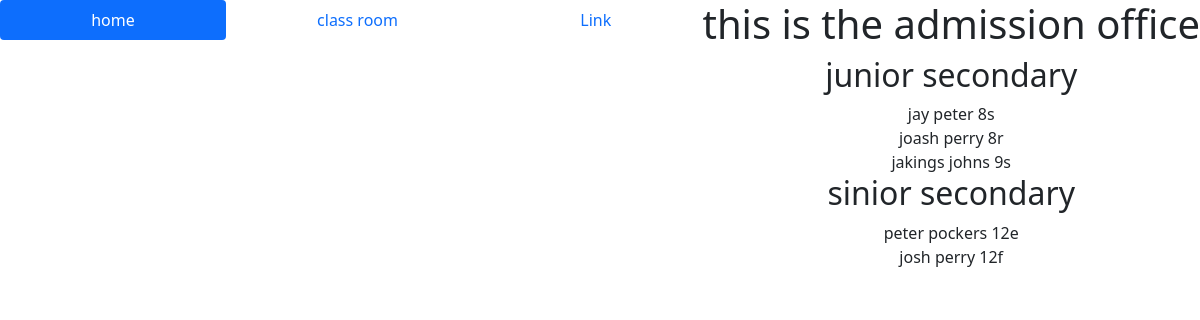
The app's page /Admission_office/ with its own data.
### administration/models.py (models this page shows, shortened)
class school_recordsJ(models.Model):
	firstname = models.CharField(max_length=40)
	lastname = models.CharField(max_length=40)
	Class = models.CharField(max_length=3)
	Examnumber= models.CharField(User,max_length=12,primary_key=True,)
	g7 = models.CharField(max_length=3)

class school_recordsS(models.Model):
	firstname = models.CharField(max_length=40)
	lastname = models.CharField(max_length=40)
	Class = models.CharField(max_length=3)
	Examnumber= models.CharField(User,max_length=12, primary_key=True)
	g9 = models.CharField(max_length=3)

### administration/views.py (the view)
# urls.py: path('Admission_office/',views.Admission_office, name = "Admission_office"),
def Admission_office(request):
    school_records1=school_recordsJ.objects.all()
    school_records2=school_recordsS.objects.all()
    work = {
        'school_recordsJ':school_records1,
        'school_recordsS':school_records2,
        }
    return render(request,"Admission_office.html",work)

### administration/templates/Admission_office.html (shortened to what this page needs)
{% extends 'base.html' %}
{% block body %}
	<center>
		<div>
			<h1>this is the admission office </h1>
			<div>
				<h2>junior secondary</h2>
				{% for school_recordsJ in school_recordsJ %}
					<a>{{school_recordsJ.firstname}}
					{{school_recordsJ.lastname}}
					{{school_recordsJ.Class}}<br></a>
				{% endfor %}
			</div>
			<div>
				<h2>sinior secondary</h2>
				{% for school_recordsS in school_recordsS %}
					<a>{{school_recordsS.firstname}}
					{{school_recordsS.lastname}}
					{{school_recordsS.Class}}<br></a>
				{% endfor %}
			</div>
		</div>
	</center>
{% endblock body %}

### administration/templates/base.html (shortened to what this page needs)
<!DOCTYPE html>
<html>
<head>
    <link href="https://cdn.jsdelivr.net/npm/bootstrap@5.0.2/dist/css/bootstrap.min.css" rel="stylesheet">
    <link rel="stylesheet" type="text/css" href=" ..\static\css\style.css ">
</head>
<body>
    {% include "tab.html" %}
    {% block body %}
    {% endblock body %}
</body>
</html>

### administration/templates/tab.html
<ul class="nav nav-pills nav-fill">
  <li class="nav-item">
    <a class="nav-link active" aria-current="page" href="/">home</a>
  </li>
  <li class="nav-item">
    <a class="nav-link" href="/class_room/">class room</a>
  </li>
  <li class="nav-item">
    <a class="nav-link" href="#">Link</a>
  </li>

### records on screen
school_recordsJ: firstname "jay", lastname "peter", Class "8s"
school_recordsJ: firstname "joash", lastname "perry", Class "8r"
school_recordsJ: firstname "jakings", lastname "johns", Class "9s"
school_recordsS: firstname "peter", lastname "pockers", Class "12e"
school_recordsS: firstname "josh", lastname "perry", Class "12f"
